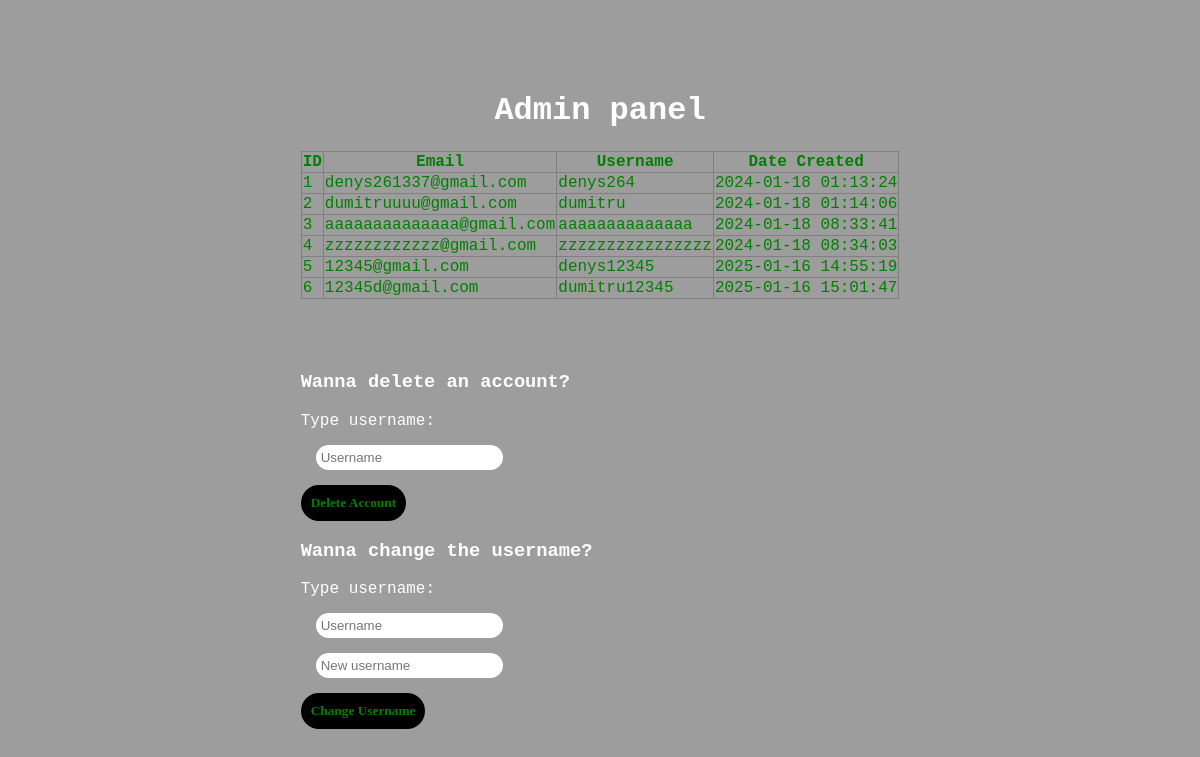
The page /admin on the database its author committed.
### website/models.py (models this page shows)
class User(db.Model, UserMixin):
    id = db.Column(db.Integer, primary_key=True)
    email = db.Column(db.String(150), unique=True)
    username = db.Column(db.String(150), unique=True)
    password = db.Column(db.String(150))
    date_created = db.Column(db.DateTime(timezone=True), default=func.now())
    posts = db.relationship('Post', backref='user', passive_deletes=True)

### website/views.py (the view)
@views.route("/admin", methods=['GET', 'POST'])
def admin():
    if request.method == "GET":
        user = User.query.all()
    return render_template("admin.html", users=user)

### website/templates/admin.html (shortened to what this page needs)
<!DOCTYPE html>
<html lang="en">
    <head>
        <link rel="stylesheet" href="{{ url_for('static', filename='styles/admin.css')}}">
    </head>
    <body>
<main>
<h1> Admin panel</h1>
<table border="1" class="tabela">
    <thead>
        <tr>
            <th>ID</th>
            <th>Email</th>
            <th>Username</th>
            <th>Date Created</th>
        </tr>
    </thead>
    <tbody>
        {% for user in users %}
            <tr>
                <td>{{ user.id }}</td>
                <td>{{ user.email }}</td>
                <td>{{ user.username }}</td>
                <td>{{ user.date_created}}</td>
            </tr>
        {% endfor %}
    </tbody>
</table>
<br>
<br>
<br>
<h3>Wanna delete an account?</h3>
 <form method="POST" action="{{ url_for('views.delete_user') }}">
        <label for="username">
            Type username:
            <input type="text" name="username" placeholder="Username">
            <input type="Submit" value="Delete Account">
        </label>
    </form>
<h3>Wanna change the username?</h3>
<form method="POST" action="{{ url_for('views.change_user') }}">
    <label >
        Type username:
        <input type="text" name="usernamechange" placeholder="Username">
        <input type="text" name="newusername" placeholder="New username">
        <input type="Submit" value="Change Username">
    </label>
</form>
</main>
    </body>
    </html>

### website/static/styles/admin.css (style rules this page uses)
body { display: flex; justify-content: center; align-items: center; height: 100vh; margin: 0; background-color: rgb(157, 157, 157); color:white; font-family: 'Courier New', Courier, monospace; }
.tabela { border-collapse: collapse; color:green; }
h1 { text-align: center; }
form { display:block; }
input { display: block; }
input[type="text"] { border:none; border-radius:15px; margin:15px; padding: 5px;; }
::placeholder { font-family:Arial, Helvetica, sans-serif; }
input[type="submit"] { border:none; background-color: black; color: green; border-radius: 25px; padding:10px; font-weight: bold; font-family:cursive; }

### rows shown on the page
User: id "1", email "denys261337@gmail.com", username "denys264", date_created "2024-01-18 01:13:24"
User: id "2", email "dumitruuuu@gmail.com", username "dumitru", date_created "2024-01-18 01:14:06"
User: id "3", email "aaaaaaaaaaaaaa@gmail.com", username "aaaaaaaaaaaaaa", date_created "2024-01-18 08:33:41"
User: id "4", email "zzzzzzzzzzzz@gmail.com", username "zzzzzzzzzzzzzzzz", date_created "2024-01-18 08:34:03"
User: id "5", email "12345@gmail.com", username "denys12345", date_created "2025-01-16 14:55:19"
User: id "6", email "12345d@gmail.com", username "dumitru12345", date_created "2025-01-16 15:01:47"
